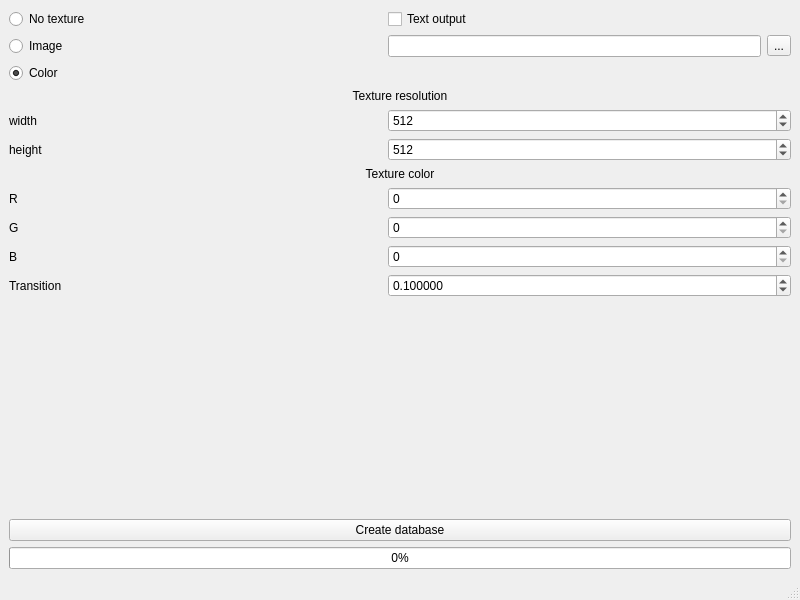
<?xml version="1.0" encoding="UTF-8"?>
<ui version="4.0">
 <class>MainWindow</class>
 <widget class="QMainWindow" name="MainWindow">
  <property name="geometry">
   <rect>
    <x>0</x>
    <y>0</y>
    <width>800</width>
    <height>600</height>
   </rect>
  </property>
  <property name="windowTitle">
   <string>Database Creator</string>
  </property>
  <widget class="QWidget" name="centralwidget">
   <layout class="QGridLayout" name="gridLayout">
    <item row="0" column="0">
     <widget class="QRadioButton" name="noRadio">
      <property name="text">
       <string>No texture</string>
      </property>
     </widget>
    </item>
    <item row="10" column="0">
     <widget class="QLabel" name="label_6">
      <property name="text">
       <string>B</string>
      </property>
     </widget>
    </item>
    <item row="1" column="1">
     <widget class="QLineEdit" name="imagePath">
      <property name="sizePolicy">
       <sizepolicy hsizetype="Minimum" vsizetype="Fixed">
        <horstretch>0</horstretch>
        <verstretch>0</verstretch>
       </sizepolicy>
      </property>
     </widget>
    </item>
    <item row="9" column="0">
     <widget class="QLabel" name="label_5">
      <property name="text">
       <string>G</string>
      </property>
     </widget>
    </item>
    <item row="8" column="0">
     <widget class="QLabel" name="label_4">
      <property name="text">
       <string>R</string>
      </property>
     </widget>
    </item>
    <item row="12" column="0" colspan="2">
     <spacer name="verticalSpacer">
      <property name="orientation">
       <enum>Qt::Vertical</enum>
      </property>
      <property name="sizeHint" stdset="0">
       <size>
        <width>20</width>
        <height>40</height>
       </size>
      </property>
     </spacer>
    </item>
    <item row="11" column="0">
     <widget class="QLabel" name="label_8">
      <property name="text">
       <string>Transition</string>
      </property>
     </widget>
    </item>
    <item row="1" column="0">
     <widget class="QRadioButton" name="imageRadio">
      <property name="text">
       <string>Image</string>
      </property>
     </widget>
    </item>
    <item row="0" column="1">
     <widget class="QCheckBox" name="textBox">
      <property name="text">
       <string>Text output</string>
      </property>
     </widget>
    </item>
    <item row="5" column="0">
     <widget class="QLabel" name="label_2">
      <property name="text">
       <string>width</string>
      </property>
     </widget>
    </item>
    <item row="2" column="0">
     <widget class="QRadioButton" name="colorRadio">
      <property name="text">
       <string>Color</string>
      </property>
      <property name="checked">
       <bool>true</bool>
      </property>
     </widget>
    </item>
    <item row="6" column="0">
     <widget class="QLabel" name="label_3">
      <property name="text">
       <string>height</string>
      </property>
     </widget>
    </item>
    <item row="1" column="2">
     <widget class="QToolButton" name="imageButt">
      <property name="text">
       <string>...</string>
      </property>
     </widget>
    </item>
    <item row="3" column="0" colspan="3">
     <widget class="QLabel" name="label">
      <property name="text">
       <string>Texture resolution</string>
      </property>
      <property name="alignment">
       <set>Qt::AlignCenter</set>
      </property>
     </widget>
    </item>
    <item row="5" column="1" colspan="2">
     <widget class="QSpinBox" name="height">
      <property name="minimum">
       <number>2</number>
      </property>
      <property name="maximum">
       <number>4096</number>
      </property>
      <property name="value">
       <number>512</number>
      </property>
     </widget>
    </item>
    <item row="6" column="1" colspan="2">
     <widget class="QSpinBox" name="width">
      <property name="minimum">
       <number>2</number>
      </property>
      <property name="maximum">
       <number>4096</number>
      </property>
      <property name="value">
       <number>512</number>
      </property>
     </widget>
    </item>
    <item row="8" column="1" colspan="2">
     <widget class="QSpinBox" name="rSpin">
      <property name="minimum">
       <number>0</number>
      </property>
      <property name="maximum">
       <number>255</number>
      </property>
      <property name="value">
       <number>0</number>
      </property>
     </widget>
    </item>
    <item row="9" column="1" colspan="2">
     <widget class="QSpinBox" name="gSpin">
      <property name="minimum">
       <number>0</number>
      </property>
      <property name="maximum">
       <number>255</number>
      </property>
      <property name="value">
       <number>0</number>
      </property>
     </widget>
    </item>
    <item row="10" column="1" colspan="2">
     <widget class="QSpinBox" name="bSpin">
      <property name="maximum">
       <number>255</number>
      </property>
     </widget>
    </item>
    <item row="11" column="1" colspan="2">
     <widget class="QDoubleSpinBox" name="transSpin">
      <property name="decimals">
       <number>6</number>
      </property>
      <property name="maximum">
       <double>1.000000000000000</double>
      </property>
      <property name="value">
       <double>0.100000000000000</double>
      </property>
     </widget>
    </item>
    <item row="13" column="0" colspan="3">
     <widget class="QPushButton" name="convButt">
      <property name="text">
       <string>Create database</string>
      </property>
     </widget>
    </item>
    <item row="14" column="0" colspan="3">
     <widget class="QProgressBar" name="progressBar">
      <property name="value">
       <number>0</number>
      </property>
     </widget>
    </item>
    <item row="7" column="0" colspan="3">
     <widget class="QLabel" name="label_7">
      <property name="text">
       <string>Texture color</string>
      </property>
      <property name="alignment">
       <set>Qt::AlignCenter</set>
      </property>
     </widget>
    </item>
   </layout>
  </widget>
  <widget class="QMenuBar" name="menubar">
   <property name="geometry">
    <rect>
     <x>0</x>
     <y>0</y>
     <width>800</width>
     <height>23</height>
    </rect>
   </property>
  </widget>
  <widget class="QStatusBar" name="statusbar"/>
 </widget>
 <resources/>
 <connections>
  <connection>
   <sender>colorRadio</sender>
   <signal>toggled(bool)</signal>
   <receiver>height</receiver>
   <slot>setEnabled(bool)</slot>
   <hints>
    <hint type="sourcelabel">
     <x>195</x>
     <y>105</y>
    </hint>
    <hint type="destinationlabel">
     <x>589</x>
     <y>161</y>
    </hint>
   </hints>
  </connection>
  <connection>
   <sender>colorRadio</sender>
   <signal>toggled(bool)</signal>
   <receiver>width</receiver>
   <slot>setEnabled(bool)</slot>
   <hints>
    <hint type="sourcelabel">
     <x>195</x>
     <y>105</y>
    </hint>
    <hint type="destinationlabel">
     <x>589</x>
     <y>194</y>
    </hint>
   </hints>
  </connection>
  <connection>
   <sender>colorRadio</sender>
   <signal>toggled(bool)</signal>
   <receiver>gSpin</receiver>
   <slot>setEnabled(bool)</slot>
   <hints>
    <hint type="sourcelabel">
     <x>195</x>
     <y>105</y>
    </hint>
    <hint type="destinationlabel">
     <x>589</x>
     <y>284</y>
    </hint>
   </hints>
  </connection>
  <connection>
   <sender>colorRadio</sender>
   <signal>toggled(bool)</signal>
   <receiver>rSpin</receiver>
   <slot>setEnabled(bool)</slot>
   <hints>
    <hint type="sourcelabel">
     <x>195</x>
     <y>105</y>
    </hint>
    <hint type="destinationlabel">
     <x>589</x>
     <y>251</y>
    </hint>
   </hints>
  </connection>
  <connection>
   <sender>colorRadio</sender>
   <signal>toggled(bool)</signal>
   <receiver>bSpin</receiver>
   <slot>setEnabled(bool)</slot>
   <hints>
    <hint type="sourcelabel">
     <x>195</x>
     <y>105</y>
    </hint>
    <hint type="destinationlabel">
     <x>589</x>
     <y>317</y>
    </hint>
   </hints>
  </connection>
 </connections>
</ui>
